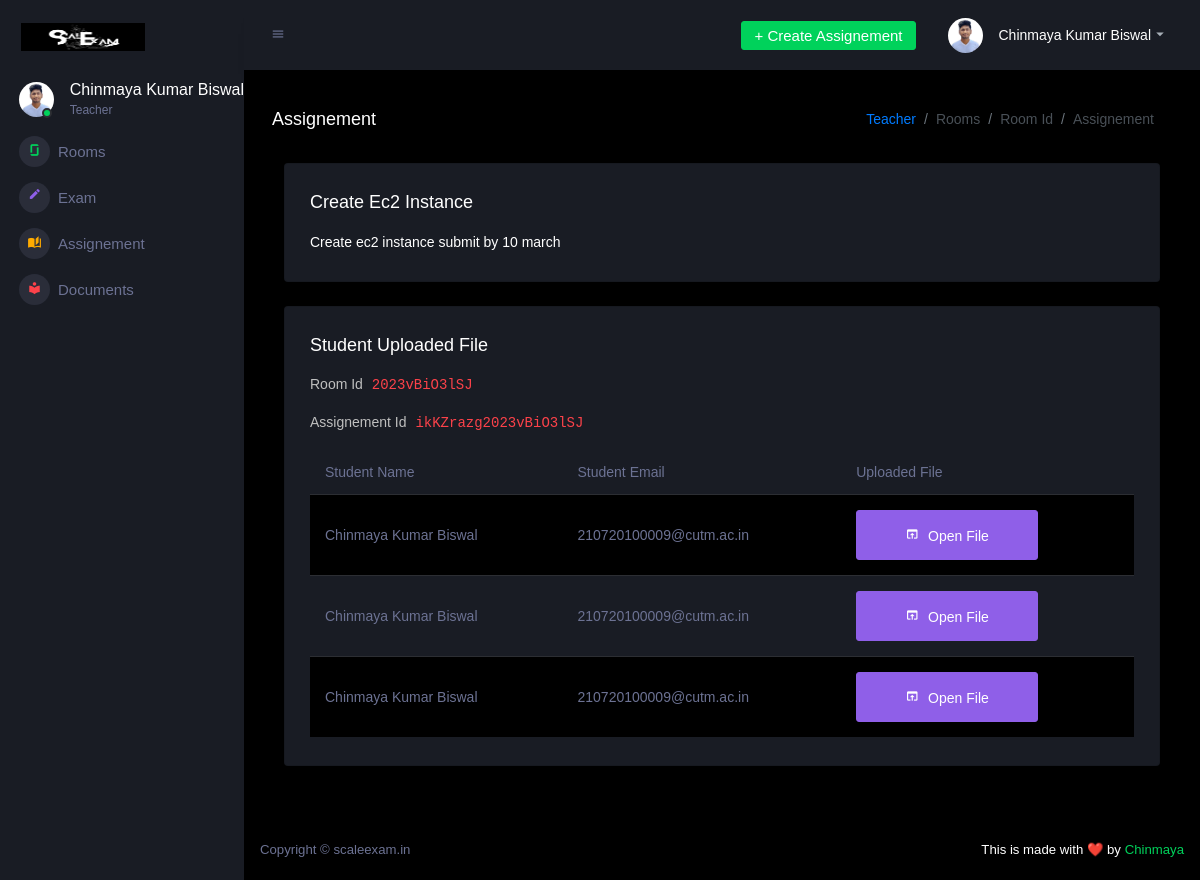
Page /login/teacher/assignementlog.php?room=2023vBiO3lSJ&assignementid=ikKZrazg2023vBiO3lSJ (signed in) on the committed database.
### tables this page shows
CREATE TABLE `teacher` (
  `id` int(11) NOT NULL,
  `name` varchar(255) NOT NULL,
  `email` varchar(255) NOT NULL,
  `bio` varchar(255) NOT NULL,
  `public` varchar(255) NOT NULL,
  `password` varchar(255) NOT NULL,
  `profileimage` varchar(255) NOT NULL
);

CREATE TABLE `assignementlog` (
  `id` int(11) NOT NULL,
  `name` varchar(255) NOT NULL,
  `roomIdAuto` varchar(255) NOT NULL,
  `teacherEmail` varchar(255) NOT NULL,
  `details` varchar(255) NOT NULL,
  `UniqueId` varchar(255) NOT NULL
);

CREATE TABLE `assignementfilelog` (
  `id` int(11) NOT NULL,
  `UniqueId` varchar(255) NOT NULL,
  `studentName` varchar(255) NOT NULL,
  `studentEmail` varchar(255) NOT NULL,
  `pdf` varchar(255) NOT NULL
);

### login/include/function.php (called while the page is built, shortened)
<?php
    function getTeacherDetails($db,$email){
        $query="SELECT * FROM teacher WHERE email='$email'";
        $run=mysqli_query($db,$query);
        $data=mysqli_fetch_assoc($run);
        return $data;
    }
    function getAssignementByAssignementId($db,$UniqueId){
        $query="SELECT * FROM assignementlog where UniqueId='$UniqueId'";
        $run=mysqli_query($db,$query);
        $data=mysqli_fetch_assoc($run);
        return $data;
    }
    function getAssignementByAssignementUniqueId($db,$assignementid){
        $query="SELECT * FROM assignementfilelog where UniqueId='$assignementid' ORDER BY id DESC";
        $run=mysqli_query($db,$query);
        $data=array();
        while($d=mysqli_fetch_assoc($run)){
            $data[]=$d;
        }
        return $data;
    }
?>

### login/teacher/assignementlog.php (the view, shortened to what this page needs)
<?php
require('../include/database.php');
require('../include/function.php');
$email=$_SESSION['email'];
$usertype=$_SESSION['usertype'];
if($_SESSION['email'] and $usertype=="Teacher")
{
  $teacherData=getTeacherDetails($db,$email);
}
else {
  header('location:../include/logout.php');
}
if ($_GET['room']) {
  $roomIdAuto=$_GET['room'];
  $assignementid=$_GET['assignementid'];
  $getallDetails=getAssignementByAssignementId($db,$assignementid);
}
else {
  header('location:./teacher.php');
}
?>
<!DOCTYPE html>
<html lang="en">
  <head>
    <link rel="stylesheet" href="../assets/vendors/mdi/css/materialdesignicons.min.css">
    <link rel="stylesheet" href="../assets/vendors/css/vendor.bundle.base.css">
    <link rel="stylesheet" href="../assets/css/style.css">
  </head>
  <body>
    <div class="container-scroller">
      <nav class="sidebar sidebar-offcanvas" id="sidebar">
        <div class="sidebar-brand-wrapper d-none d-lg-flex align-items-center justify-content-center fixed-top">
          <a class="sidebar-brand brand-logo" href="./teacher.php"><img src="../../images/logo.png" alt="logo" /></a>
        </div>
        <ul class="nav">
          <li class="nav-item profile">
            <div class="profile-desc">
              <div class="profile-pic">
                <div class="count-indicator">
                  <img class="img-xs rounded-circle " src="../teacher/image/<?=$teacherData['profileimage']?>" alt="">
                  <span class="count bg-success"></span>
                </div>
                <div class="profile-name">
                  <h5 class="mb-0 font-weight-normal"><?=$teacherData['name']?></h5>
                  <span>Teacher</span>
                </div>
              </div>
            </div>
          </li>
          <li class="nav-item menu-items">
            <a class="nav-link" href="./room.php">
              <span class="menu-icon">
                <i class="mdi mdi-glassdoor"></i>
              </span>
              <span class="menu-title">Rooms</span>
            </a>
          </li>
          <li class="nav-item menu-items">
            <a class="nav-link" href="./exam.php">
              <span class="menu-icon">
                <i class="mdi mdi-border-color"></i>
              </span>
              <span class="menu-title">Exam</span>
            </a>
          </li>
          <li class="nav-item menu-items">
            <a class="nav-link" href="./assignement.php">
              <span class="menu-icon">
                <i class="mdi mdi-book-open-page-variant"></i>
              </span>
              <span class="menu-title">Assignement</span>
            </a>
          </li>
          <li class="nav-item menu-items">
            <a class="nav-link" href="./document.php">
              <span class="menu-icon">
                <i class="mdi mdi-library"></i>
              </span>
              <span class="menu-title">Documents</span>
            </a>
          </li>
        </ul>
      </nav>
      <div class="container-fluid page-body-wrapper">
        <nav class="navbar p-0 fixed-top d-flex flex-row">
          <div class="navbar-menu-wrapper flex-grow d-flex align-items-stretch">
            <button class="navbar-toggler navbar-toggler align-self-center" type="button" data-toggle="minimize">
              <span class="mdi mdi-menu"></span>
            </button>
            <ul class="navbar-nav navbar-nav-right">
              <li class="nav-item dropdown d-none d-lg-block">
                <a class="nav-link btn btn-success create-new-button" id="createbuttonDropdown" data-toggle="modal" data-target="#CreatePDF">+ Create Assignement</a>
              </li>
              <li class="nav-item dropdown">
                <a class="nav-link" id="profileDropdown" href="#" data-toggle="dropdown">
                  <div class="navbar-profile">
                    <img class="img-xs rounded-circle" src="../teacher/image/<?=$teacherData['profileimage']?>" alt="">
                    <p class="mb-0 d-none d-sm-block navbar-profile-name"><?=$teacherData['name']?></p>
                    <i class="mdi mdi-menu-down d-none d-sm-block"></i>
                  </div>
                </a>
              </li>
            </ul>
          </div>
        </nav>
        <div class="main-panel">
          <div class="content-wrapper">
            <div class="page-header">
              <h3 class="page-title"> Assignement </h3>
              <nav aria-label="breadcrumb">
                <ol class="breadcrumb">
                  <li class="breadcrumb-item"><a href="./teacher.php">Teacher</a></li>
                  <li class="breadcrumb-item active" aria-current="page">Rooms</li>
                  <li class="breadcrumb-item active" aria-current="page">Room Id</li>
                  <li class="breadcrumb-item active" aria-current="page">Assignement</li>
                </ol>
              </nav>
            </div>
            <div class="col-md-12 grid-margin stretch-card">
              <div class="card">
                <div class="card-body">
                  <h4 class="card-title"><?=$getallDetails['name']?></h4>
                  <div class="media">
                    <div class="media-body">
                      <p class="card-text"><?=$getallDetails['details']?></p>
                    </div>
                  </div>
                </div>
              </div>
            </div>
            <div class="col-lg-12 grid-margin stretch-card">
                <div class="card">
                  <div class="card-body">
                    <h4 class="card-title">Student Uploaded File</h4>
                    <p class="card-description">Room Id <code><?=$roomIdAuto?></code>
                    <p class="card-description">Assignement Id <code><?=$assignementid?></code>
                    </p>
                    <div class="table-responsive">
                      <table class="table table-striped">
                        <thead>
                          <tr>
                            <th>Student Name</th>
                            <th>Student Email</th>
                            <th>Uploaded File</th>
                          </tr>
                        </thead>
                        <tbody>
                        <?php
                          $assignement=getAssignementByAssignementUniqueId($db,$assignementid);
                          foreach($assignement as $assignementGet){
                        ?>
                          <tr>
                            <td><?=$assignementGet['studentName']?></td>
                            <td><?=$assignementGet['studentEmail']?></td>
                            <td>
                            <button type="button" class="btn btn-info btn-lg" onclick="window.open('../assignementfile/<?=$assignementGet['pdf']?>', '_blank');">
                              <i class="mdi mdi-open-in-app"></i> Open File
                            </button>
                            </td>
                          </tr>
                        <?php
                          }
                        ?>
                        </tbody>
                      </table>
                    </div>
                  </div>
                </div>
              </div>
          </div>
          <footer class="footer">
            <div class="d-sm-flex justify-content-center justify-content-sm-between">
              <span class="text-muted d-block text-center text-sm-left d-sm-inline-block">Copyright © scaleexam.in </span>
              <span class="float-none float-sm-right d-block mt-1 mt-sm-0 text-center"> This is made with ❤️ by <a href="https://chinmayakumarbiswal.in/" target="_blank">Chinmaya </a></span>
            </div>
          </footer>
        </div>
      </div>
    </div>
  </body>
</html>

### rows in the picture
teacher: profileimage (picture), name "Chinmaya Kumar Biswal"
assignementlog: name "Create Ec2 Instance", details "Create ec2 instance submit by 10 march"
assignementfilelog: studentName "Chinmaya Kumar Biswal", studentEmail "210720100009@cutm.ac.in"
assignementfilelog: studentName "Chinmaya Kumar Biswal", studentEmail "210720100009@cutm.ac.in"
assignementfilelog: studentName "Chinmaya Kumar Biswal", studentEmail "210720100009@cutm.ac.in"

### other values in the picture
$roomIdAuto "2023vBiO3lSJ"
$assignementid "ikKZrazg2023vBiO3lSJ"
